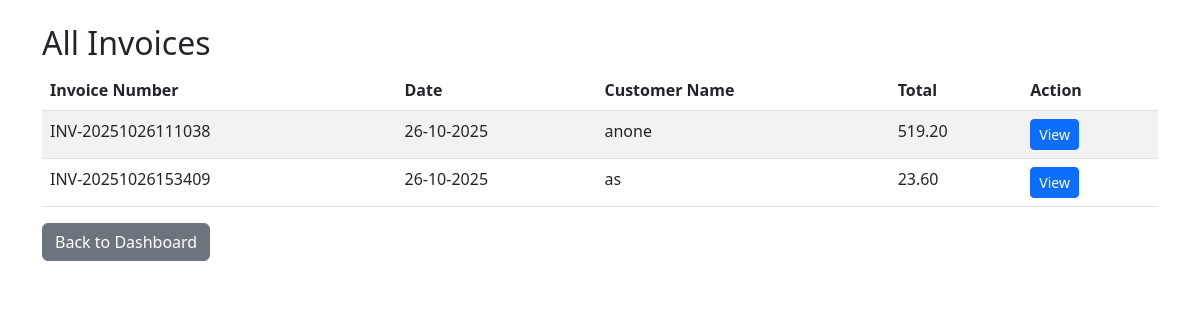
Screenshot of /invoice_history with the database file from the repository.
### app.py (models this page shows)
class Invoice(db.Model):
    id = db.Column(db.Integer, primary_key=True)
    invoice_number = db.Column(db.String(25), unique=True, nullable=False)
    customer_name = db.Column(db.String(100), nullable=False)
    customer_gstin = db.Column(db.String(20))
    customer_address = db.Column(db.String(200))
    date = db.Column(db.Date, default=datetime.utcnow)
    subtotal = db.Column(db.Float, default=0.0)
    cgst = db.Column(db.Float, default=0.0)
    sgst = db.Column(db.Float, default=0.0)
    total = db.Column(db.Float, default=0.0)

### app.py (the view)
@app.route('/invoice_history')
def invoice_history():
    invoices = Invoice.query.order_by(Invoice.date.desc()).all()
    return render_template('invoice_history.html', invoices=invoices)

### templates/invoice_history.html (shortened to what this page needs)
<!DOCTYPE html>
<html lang="en">
<head>
  <link href="https://cdn.jsdelivr.net/npm/bootstrap@5.3.0/dist/css/bootstrap.min.css" rel="stylesheet" />
</head>
<body>
  <div class="container mt-4">
    <h2>All Invoices</h2>
    <table class="table table-striped">
      <thead>
        <tr>
          <th>Invoice Number</th>
          <th>Date</th>
          <th>Customer Name</th>
          <th>Total</th>
          <th>Action</th>
        </tr>
      </thead>
      <tbody>
        {% for invoice in invoices %}
        <tr>
          <td>{{ invoice.invoice_number }}</td>
          <td>{{ invoice.date.strftime('%d-%m-%Y') }}</td>
          <td>{{ invoice.customer_name }}</td>
          <td>{{ "%.2f"|format(invoice.total) }}</td>
          <td><a href="{{ url_for('view_invoice', invoice_id=invoice.id) }}" class="btn btn-primary btn-sm">View</a></td>
        </tr>
        {% endfor %}
      </tbody>
    </table>
    <a href="{{ url_for('dashboard') }}" class="btn btn-secondary">Back to Dashboard</a>
  </div>
</body>
</html>

### rows the page displays
Invoice: invoice_number "INV-20251026111038", date "26-10-2025", customer_name "anone", total "519.20"
Invoice: invoice_number "INV-20251026153409", date "26-10-2025", customer_name "as", total "23.60"
